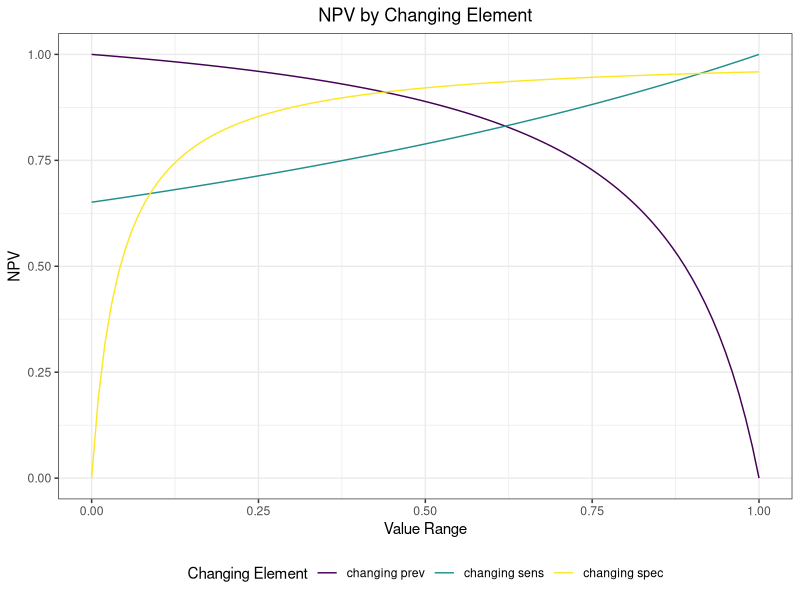
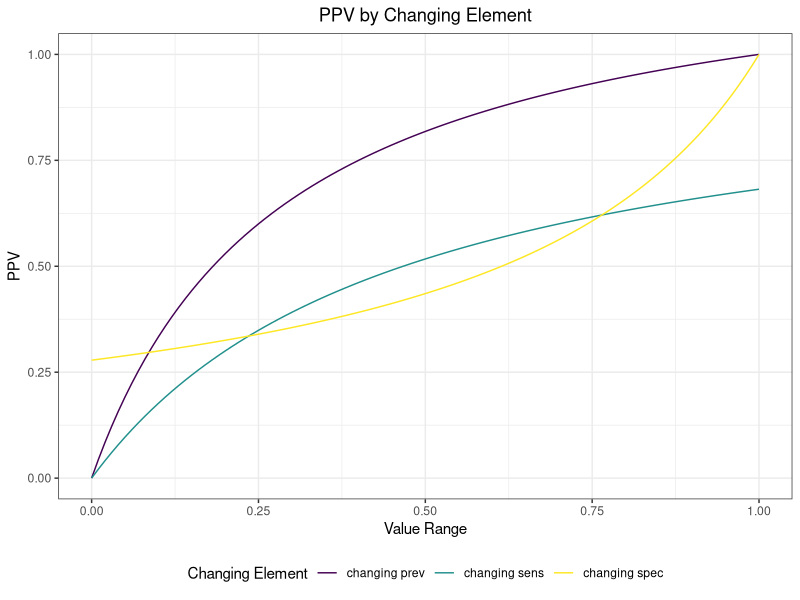

The R script that drew these images, in order:
## ---- chunk 1
library(tidyverse)

# set knitr defaults
knitr::opts_chunk$set(
  echo = TRUE,
  warning = FALSE,
  message = FALSE,
  fig.align = "center",
  fig.width = 6,
  fig.asp   = .6,
  out.width = "90%",
  cache = TRUE
)

# set theme defaults
theme_set(
  theme_bw() +
    theme(
      legend.position = "bottom",
      plot.title    = element_text(hjust = 0.5),
      plot.subtitle = element_text(hjust = 0.5),
      plot.caption  = element_text(hjust = 0.0)
    )
)

# set color scale defaults
options(
  ggplot2.continuous.colour = "viridis",
  ggplot2.continuous.fill   = "viridis"
)
scale_colour_discrete = scale_colour_viridis_d
scale_fill_discrete   = scale_fill_viridis_d
## ---- chunk 2
params <- 
  c(
    sens = 0.9,
    spec = 0.8,
    prev = 0.3
  )

npv <- function(sens = params[[1]], spec = params[[2]], prev = params[[3]]) {
  num <- spec*(1 - prev)
  denom <- spec*(1 - prev) + (1 - sens)*prev
  out <- num/denom
  return(out)
}

ppv <- function(sens = params[[1]], spec = params[[2]], prev = params[[3]]){
  num <- sens*(prev)
  denom <- sens*(prev) + (1 - spec)*(1 - prev)
  out <- num/denom
  return(out)
}

range <- seq(0, 1, 0.01)

npv_values <- tibble(
  trial = c(rep("changing sens", length(range)), rep("changing spec", length(range)), rep("changing prev", length(range))),
  vals = rep(range, 3),
  npv = c(npv(sens = range), npv(spec = range), npv(prev = range))
)

ppv_values <- tibble(
  trial = c(rep("changing sens", length(range)), rep("changing spec", length(range)), rep("changing prev", length(range))),
  vals = rep(range, 3),
  ppv = c(ppv(sens = range), ppv(spec = range), ppv(prev = range))
)

npv_values %>% ggplot(aes(x = vals, y = npv, col = trial)) + geom_line() + 
  labs(x = "Value Range", y = "NPV", col = "Changing Element", title = "NPV by Changing Element")

ppv_values %>% ggplot(aes(x = vals, y = ppv, col = trial)) + geom_line() + labs(x = "Value Range", y = "PPV", col = "Changing Element", title = "PPV by Changing Element")
